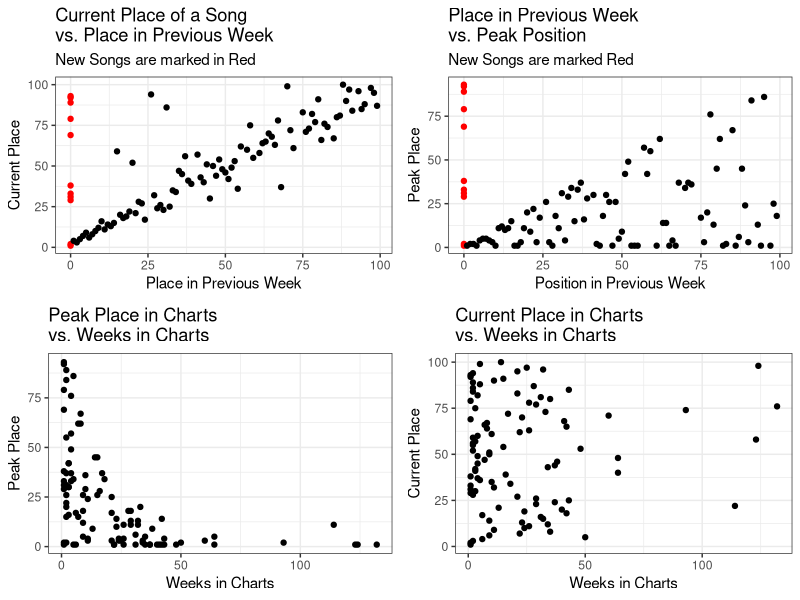
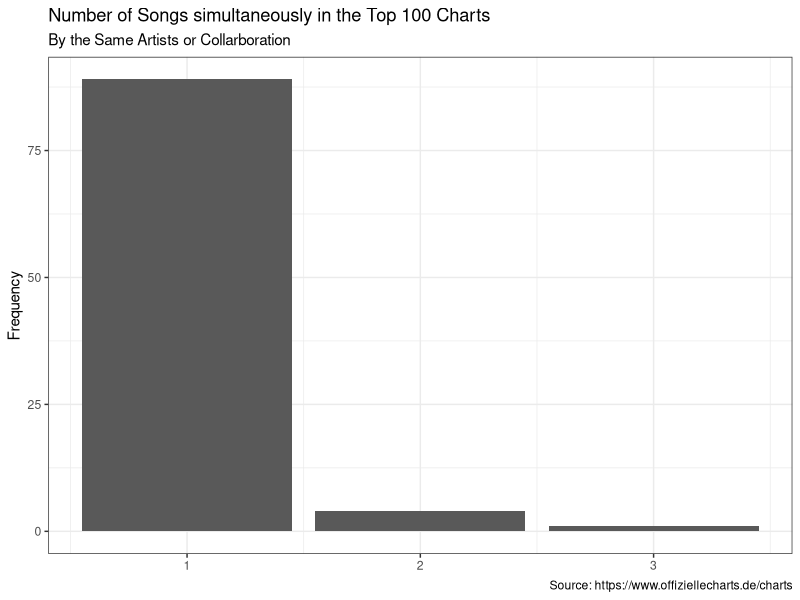
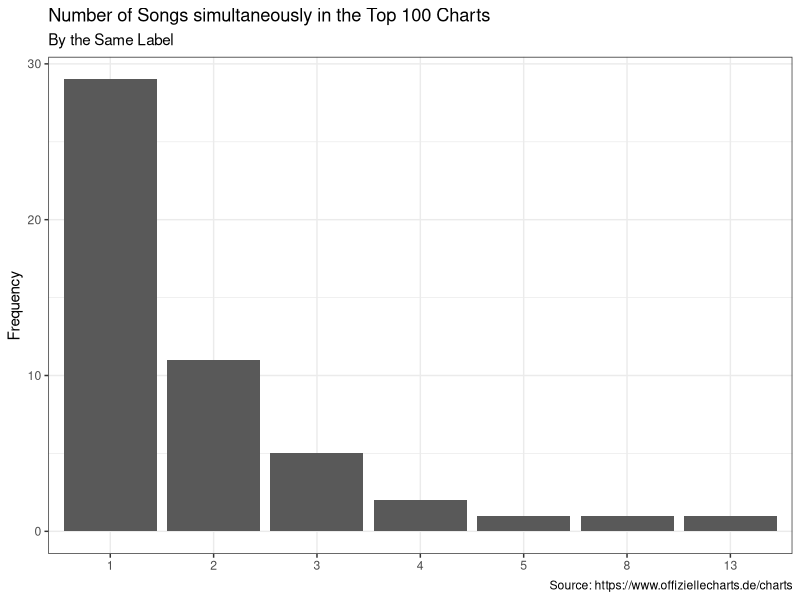

Write the R code that produced these figures, in order.
## ---- chunk 1
library(ggplot2)
library(gridExtra)
library(readr)
library(dplyr)
chart_scrap <- read_csv('2022-04-20_charts_report.csv')
## ---- chunk 2
#Reporting Figures and Tables
#Scatter Plots
current_v_last <- ggplot(data = chart_scrap,
                                     aes(y = current, x=last_week,
                                     col=ifelse(is.na(last_week), yes = 'NA' , no = 'NonNA')))+
                                      geom_point(aes(y = current, x=last_week_fill),show.legend = F)+
                                      scale_color_manual(values = c('#FF0000','#000000'))+
                                      labs(title = 'Current Place of a Song \nvs. Place in Previous Week',
                                           subtitle = 'New Songs are marked in Red',
                                           y='Current Place', x='Place in Previous Week')+
                                        theme_bw()
weeks_v_peak <- ggplot(data = chart_scrap,
                                             aes(x=weeks_in_charts, y=peak_in_charts))+
                                              geom_point()+
                                              labs(title = 'Peak Place in Charts \nvs. Weeks in Charts',
                                                   x='Weeks in Charts', y='Peak Place')+
                                              theme_bw()
week_v_current <- ggplot(data = chart_scrap, aes(x=weeks_in_charts, y=current))+
                                      geom_point()+
                                      labs(title = 'Current Place in Charts \nvs. Weeks in Charts',
                                           x='Weeks in Charts', y='Current Place')+
                                      theme_bw()
last_v_peak <- ggplot(data = chart_scrap, aes(x=last_week_fill, y=peak_in_charts,
                                                col=ifelse(is.na(last_week), yes = 'NA' , no = 'NonNA')))+
                                    geom_point(show.legend = F)+
                                    labs(title = 'Place in Previous Week \nvs. Peak Position',
                                         subtitle = 'New Songs are marked Red',
                                         x='Position in Previous Week', y='Peak Place')+
                                    scale_color_manual(values = c('#FF0000','#000000'))+
                                    theme_bw()
grid.arrange(current_v_last,last_v_peak, weeks_v_peak,week_v_current, nrow=2)
## ---- chunk 3
chart_scrap%>%
                      count(artist)%>%
                      ggplot(aes(x=n))+
                      geom_bar()+
                      labs(title = 'Number of Songs simultaneously in the Top 100 Charts',
                           subtitle = 'By the Same Artists or Collarboration',
                           y='Frequency',
                           x=NULL,
                           caption = 'Source: https://www.offiziellecharts.de/charts')+
                      theme_bw()
chart_scrap%>%
                        count(artist,sort = T)%>%
                        filter(n>1)%>%
                        knitr::kable()
chart_scrap%>%
                      count(label)%>%
                      ggplot(aes(x=as.factor(n)))+
                      geom_bar()+
                      geom_bar()+
                      labs(title = 'Number of Songs simultaneously in the Top 100 Charts',
                           subtitle = 'By the Same Label',
                           y='Frequency',
                           x=NULL,
                           caption = 'Source: https://www.offiziellecharts.de/charts')+
                      theme_bw()
chart_scrap%>%
                        count(label, sort = T)%>%
                        filter(n>1)%>%
                        knitr::kable()
## ---- chunk 4
#Songs that are currently peaking
chart_scrap%>%
                        filter(current == peak_in_charts)%>%
                        select(artist, title, current)%>%
                        rename(Position = current)%>%
                        knitr::kable()
